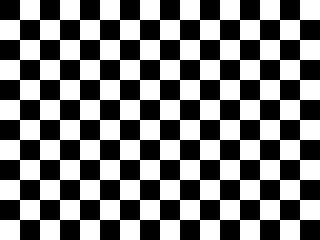
#> input picture lessons/python/素材/synth_grid.png, 320 x 240 px, found by its file name
$ python 5-4.py
#> lines starting #> are read from the running program, lines starting #| are printed output that depends on the picture; after the words box and inside, x2 and y2 are one past the last pixel; in counts of white or black regions, pixels touching at a corner belong together
# 练习 5-4：比较 Otsu 与自适应阈值，并用掩码取出绿色像素。
import cv2
import numpy as np


grid = cv2.imread("素材/synth_grid.png", cv2.IMREAD_GRAYSCALE)
#> grid: shape (240, 320); values 45 (black) and 210 (white), 50% white; 1 white region, box (x1, y1, x2, y2) and area: (0, 0, 320, 240) 38400
value, otsu = cv2.threshold(grid, 0, 255,
                            cv2.THRESH_BINARY + cv2.THRESH_OTSU)
#> value = 45
print("otsu:", int(value), int(otsu.sum() // 255))
#| otsu: 45 38400

adaptive = cv2.adaptiveThreshold(grid, 255, cv2.ADAPTIVE_THRESH_MEAN_C,
                                 cv2.THRESH_BINARY, 11, 2)
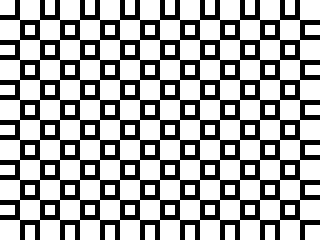
#> adaptive: shape (240, 320); 64.4% white; 1 black region, box (x1, y1, x2, y2) and area: (0, 0, 320, 240) 27350
print("adaptive:", int(adaptive.sum() // 255))
#| adaptive: 49450

image = cv2.imread("素材/synth_balls.png")
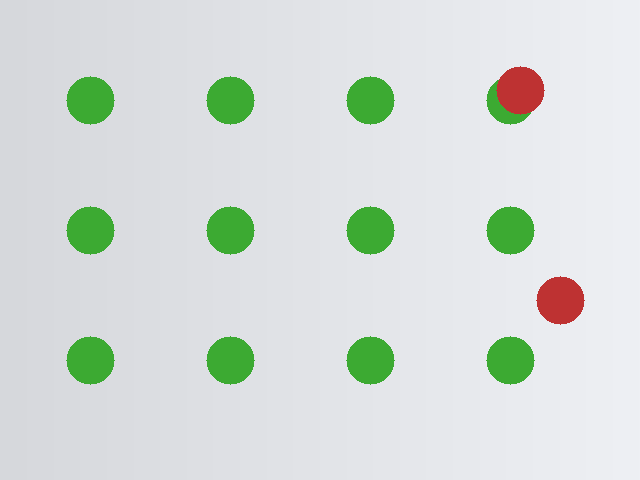
#> input picture lessons/python/素材/synth_balls.png, 640 x 480 px, found by its file name
#> image is the input picture: shape (480, 640, 3); mean B, G, R 217.3, 221.6, 214.1
hsv = cv2.cvtColor(image, cv2.COLOR_BGR2HSV)
#> hsv: shape (480, 640, 3); mean H, S, V 105.3, 20.3, 226.9
mask = cv2.inRange(hsv, np.array([35, 80, 80]), np.array([85, 255, 255]))
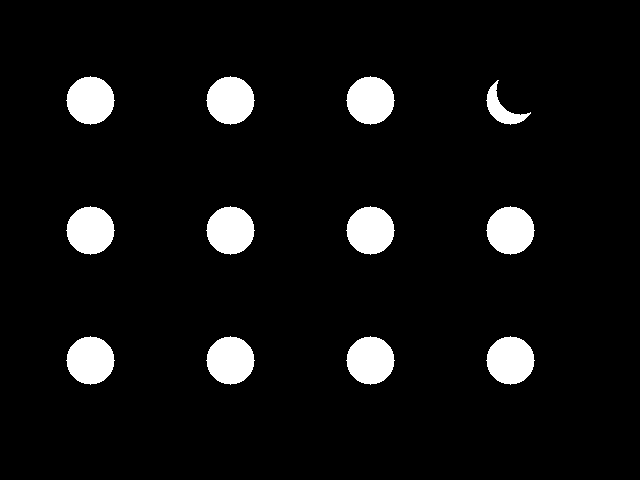
#> mask: shape (480, 640); 6.6% white; 12 white regions, largest, box (x1, y1, x2, y2) and area: (66, 76, 115, 125) 1793, (206, 76, 255, 125) 1793, (346, 76, 395, 125) 1793
green = cv2.bitwise_and(image, image, mask=mask)
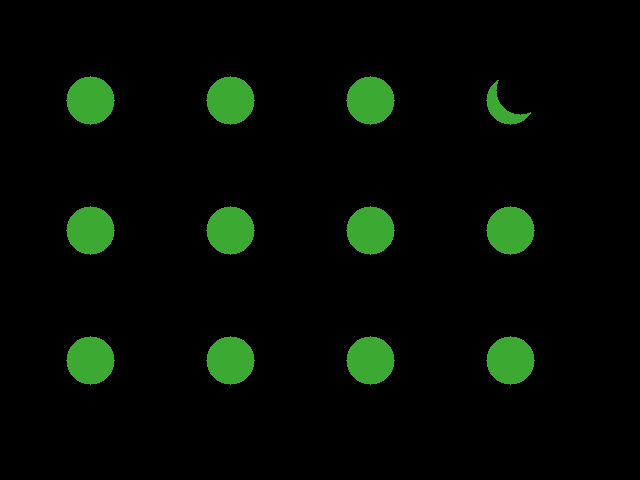
#> green: shape (480, 640, 3); mean B, G, R 3.3, 11.3, 4
print("green mean:", np.round(green[mask > 0].mean(axis=0), 2).tolist())
#| green mean: [50.0, 170.0, 60.0]
print("where count:", int(np.where(mask > 0, 1, 0).sum()))
#| where count: 20389
